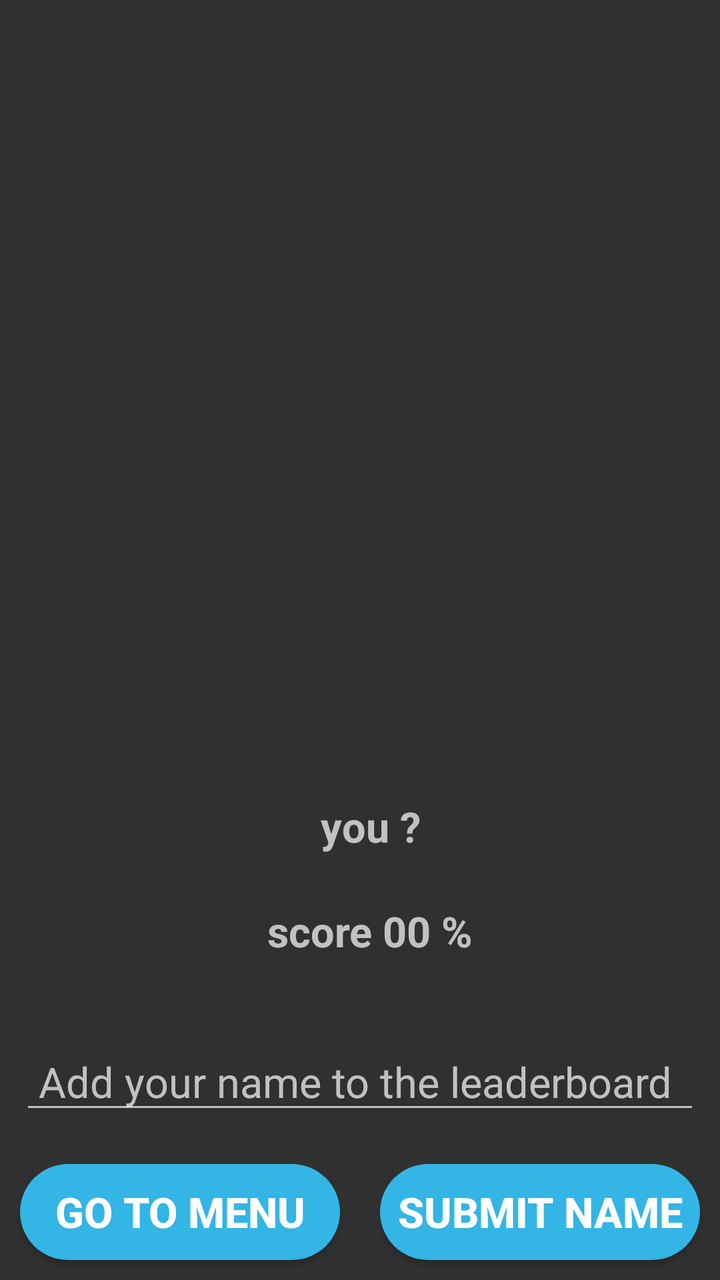
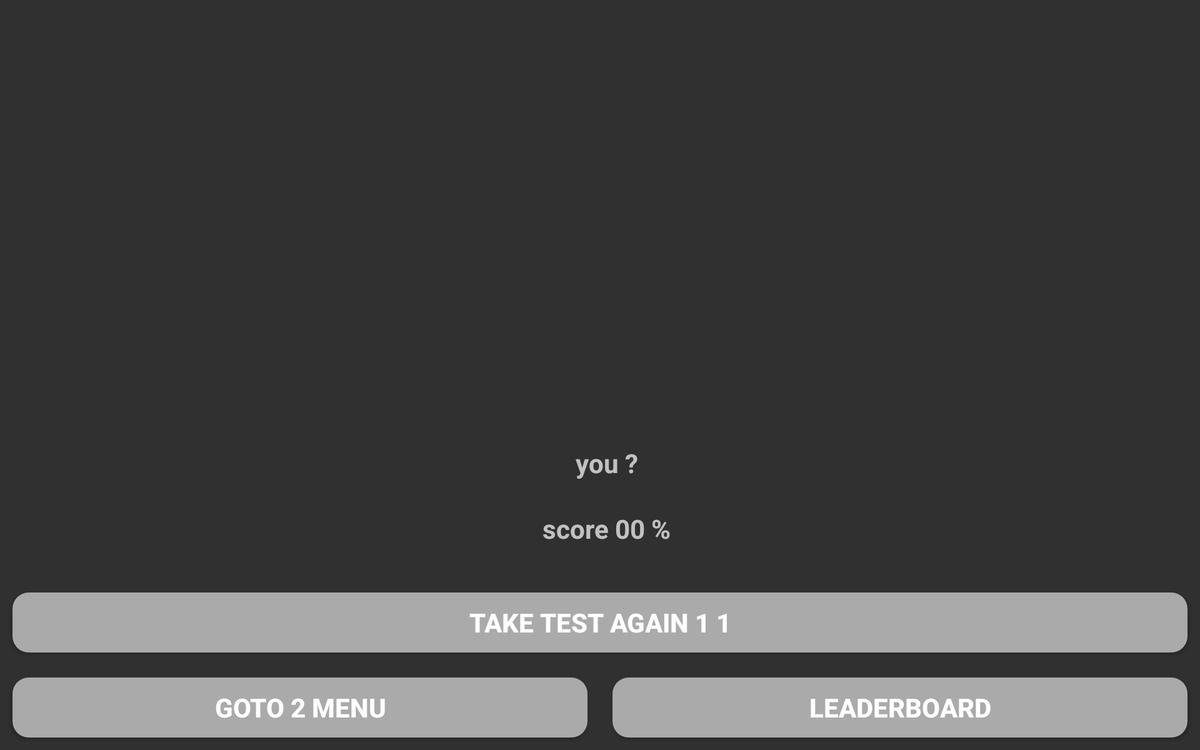

First picture: res/layout/ on a phone held upright. Second picture: the repository's own variant of that layout, on a device whose configuration matches the variant's folder. Source for both follows.
<!-- AndroidManifest.xml: application theme Theme.AppCompat.NoActionBar -->
<!-- res/layout/activity_testcomplete.xml -->
<?xml version="1.0" encoding="utf-8"?>
<LinearLayout xmlns:android="http://schemas.android.com/apk/res/android"
    android:layout_width="match_parent"
    android:layout_height="match_parent"
    android:orientation="vertical">

    <ImageView
        android:id="@+id/iv_passFail"
        android:layout_width="match_parent"
        android:layout_height="0dp"
        android:layout_weight="1"
        android:layout_marginTop="8dp"
        android:scaleType="centerCrop"
        android:src="@mipmap/bluecert"/>

    <TextView
        android:id="@+id/tv_testResults1"
        android:textAlignment="center"
        android:text=" you ? "
        android:paddingLeft="10dp"
        android:paddingBottom="6dp"
        android:paddingTop="6dp"
        android:layout_marginTop="21dp"
        android:layout_marginBottom="12dp"
        android:layout_marginHorizontal="12dp"
        android:layout_gravity="center_horizontal"
        android:textStyle="bold"
        android:textSize="21dp"
        android:layout_width="match_parent"
        android:layout_height="wrap_content"/>

    <TextView
        android:id="@+id/tv_testResults2"
        android:textAlignment="center"
        android:text=" score 00 % "
        android:paddingLeft="10dp"
        android:paddingBottom="6dp"
        android:paddingTop="6dp"
        android:layout_marginBottom="21dp"
        android:layout_marginHorizontal="12dp"
        android:layout_gravity="center_horizontal"
        android:textStyle="bold"
        android:textSize="21dp"
        android:layout_width="match_parent"
        android:layout_height="wrap_content"/>

    <LinearLayout
        android:layout_width="match_parent"
        android:layout_height="wrap_content"
        android:orientation="horizontal">

    <TextView
        android:id="@+id/tv_agentName"
        android:layout_width="20dp"
        android:layout_height="match_parent"
        android:layout_weight="1"
        android:layout_margin="10dp"
        android:textSize="21dp"
        android:visibility="gone"
        android:text="your name">
    </TextView>

    <EditText
        android:id="@+id/et_agentName"
        android:layout_width="0dp"
        android:layout_height="match_parent"
        android:layout_weight="2"
        android:layout_margin="10dp"
        android:textSize="21dp"
        android:maxLength="15"
        android:singleLine="true"
        android:hint=" Add your name to the leaderboard">

    </EditText>

    </LinearLayout>

    <LinearLayout
        android:layout_width="match_parent"
        android:layout_height="wrap_content"
        android:orientation="horizontal">

        <Button
            android:id="@+id/btn_menu"
            android:layout_width="0dp"
            android:layout_height="match_parent"
            android:layout_weight="1"
            android:layout_margin="10dp"
            android:background="@drawable/rounded_button"
            android:text="Go To Menu"
            android:textSize="21dp"
            android:textStyle="bold"
            android:visibility="visible" />

        <Button
            android:id="@+id/btn_lb"
            android:layout_width="0dp"
            android:layout_height="match_parent"
            android:layout_weight="1"
            android:layout_margin="10dp"
            android:background="@drawable/rounded_button"
            android:text="Submit Name"
            android:textSize="21dp"
            android:textStyle="bold"
            android:visibility="visible" />

    </LinearLayout>

</LinearLayout>
<!-- resources referenced by this layout -->
<resources>
  <!-- drawable rounded_button (drawable) -->
  <?xml version="1.0" encoding="utf-8"?>
  <shape xmlns:android="http://schemas.android.com/apk/res/android"
      android:shape="rectangle">
  
      <corners android:radius="150dp"/>
      <solid android:color="@android:color/holo_blue_light"/>
  
  </shape>
</resources>
<!-- res/layout-w720dp/activity_testcomplete.xml (the author's variant of the layout above) -->
<!-- drawn on a 7-inch tablet turned sideways -->
<?xml version="1.0" encoding="utf-8"?>
<LinearLayout xmlns:android="http://schemas.android.com/apk/res/android"
    android:layout_width="match_parent"
    android:layout_height="match_parent"
    android:orientation="vertical">

    <ImageView
        android:id="@+id/iv_passFail"
        android:layout_width="match_parent"
        android:layout_height="0dp"
        android:layout_weight="1"
        android:layout_marginTop="8dp"
        android:scaleType="centerCrop"
        android:src="@mipmap/realestate"/>

    <TextView
        android:id="@+id/tv_testResults1"
        android:textAlignment="center"
        android:text=" you ? "
        android:paddingLeft="10dp"
        android:paddingBottom="6dp"
        android:paddingTop="6dp"
        android:layout_marginTop="21dp"
        android:layout_marginBottom="12dp"
        android:layout_marginHorizontal="12dp"
        android:layout_gravity="center_horizontal"
        android:textStyle="bold"
        android:textSize="21dp"
        android:layout_width="match_parent"
        android:layout_height="wrap_content"/>

    <TextView
        android:id="@+id/tv_testResults2"
        android:textAlignment="center"
        android:text=" score 00 % "
        android:paddingLeft="10dp"
        android:paddingBottom="6dp"
        android:paddingTop="6dp"
        android:layout_marginBottom="21dp"
        android:layout_marginHorizontal="12dp"
        android:layout_gravity="center_horizontal"
        android:textStyle="bold"
        android:textSize="21dp"
        android:layout_width="match_parent"
        android:layout_height="wrap_content"/>

    <Button
        android:id="@+id/btn_takeTest"
        android:layout_width="match_parent"
        android:layout_height="wrap_content"
        android:layout_margin="10dp"
        android:textStyle="bold"
        android:textSize="21dp"
        android:layout_gravity="center"
        android:text="Take Test Again 1 1"
        android:background="@drawable/rounded_gray_button" />

    <LinearLayout
        android:layout_width="match_parent"
        android:layout_height="wrap_content"
        android:orientation="horizontal">

        <Button
            android:id="@+id/btn_menu"
            android:layout_width="0dp"
            android:layout_height="match_parent"
            android:layout_weight="1"
            android:layout_margin="10dp"
            android:background="@drawable/rounded_gray_button"
            android:text="Goto 2 Menu"
            android:textSize="21dp"
            android:textStyle="bold"
            android:visibility="visible" />

        <Button
            android:id="@+id/btn_lb"
            android:layout_width="0dp"
            android:layout_height="match_parent"
            android:layout_weight="1"
            android:layout_margin="10dp"
            android:background="@drawable/rounded_gray_button"
            android:text="Leaderboard"
            android:textSize="21dp"
            android:textStyle="bold"
            android:visibility="visible" />

    </LinearLayout>

</LinearLayout>
<!-- resources referenced by the variant -->
<!-- as a 7-inch tablet turned sideways resolves them -->
<resources>
  <!-- drawable rounded_gray_button (drawable) -->
  <?xml version="1.0" encoding="utf-8"?>
  <shape xmlns:android="http://schemas.android.com/apk/res/android"
      android:shape="rectangle">
  
      
  
      <corners android:radius="13dp"/>
      <solid android:color="@android:color/darker_gray"/>
  
  </shape>
</resources>
